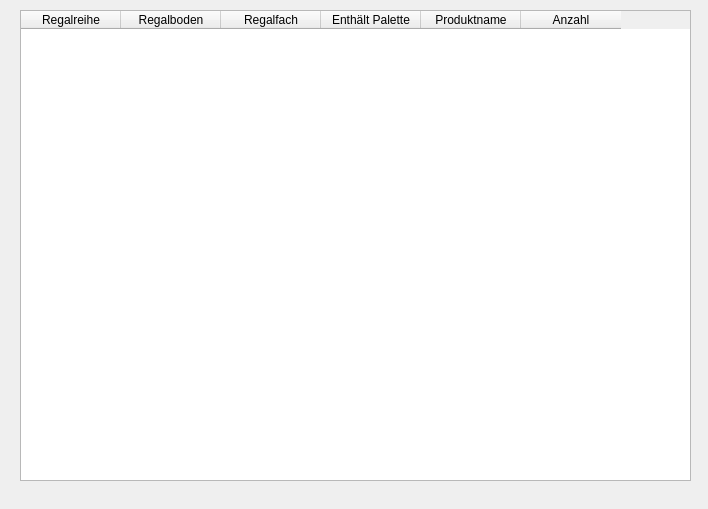
<?xml version="1.0" encoding="UTF-8"?>
<ui version="4.0">
 <class>WholeWarehouseDialog</class>
 <widget class="QDialog" name="WholeWarehouseDialog">
  <property name="geometry">
   <rect>
    <x>0</x>
    <y>0</y>
    <width>708</width>
    <height>509</height>
   </rect>
  </property>
  <property name="windowTitle">
   <string>Dialog</string>
  </property>
  <widget class="QTableWidget" name="warehouseTable">
   <property name="geometry">
    <rect>
     <x>20</x>
     <y>10</y>
     <width>671</width>
     <height>471</height>
    </rect>
   </property>
   <column>
    <property name="text">
     <string>Regalreihe</string>
    </property>
   </column>
   <column>
    <property name="text">
     <string>Regalboden</string>
    </property>
   </column>
   <column>
    <property name="text">
     <string>Regalfach</string>
    </property>
   </column>
   <column>
    <property name="text">
     <string>Enthält Palette</string>
    </property>
   </column>
   <column>
    <property name="text">
     <string>Produktname</string>
    </property>
   </column>
   <column>
    <property name="text">
     <string>Anzahl</string>
    </property>
   </column>
  </widget>
 </widget>
 <resources/>
 <connections/>
</ui>
